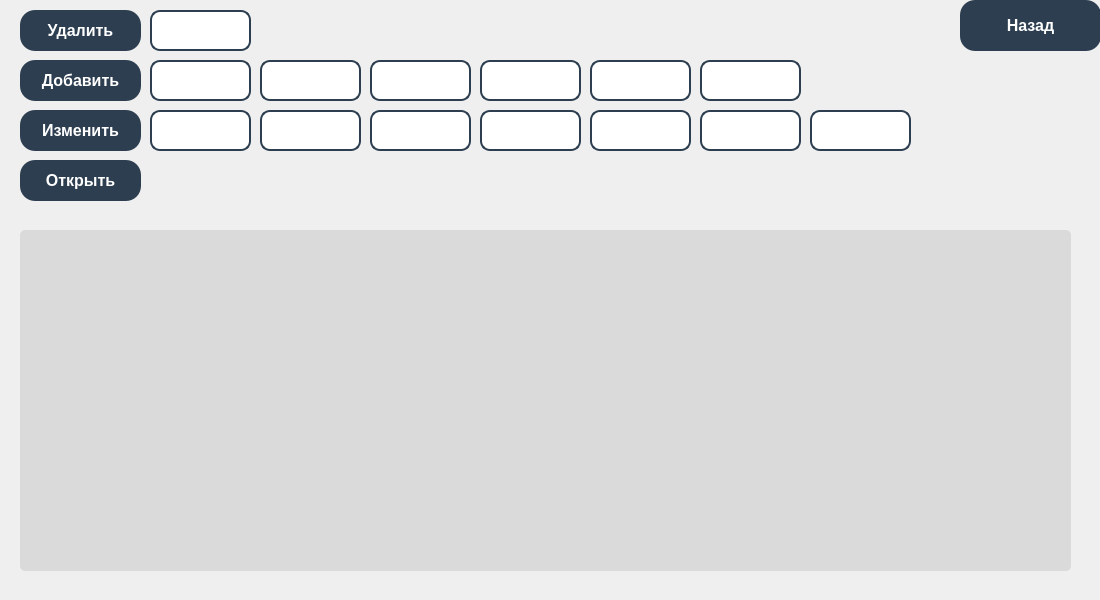
<?xml version="1.0" encoding="UTF-8"?>
<ui version="4.0">
 <class>MainWindow</class>
 <widget class="QMainWindow" name="MainWindow">
  <property name="geometry">
   <rect>
    <x>0</x>
    <y>0</y>
    <width>1100</width>
    <height>600</height>
   </rect>
  </property>
  <property name="minimumSize">
   <size>
    <width>1100</width>
    <height>600</height>
   </size>
  </property>
  <property name="maximumSize">
   <size>
    <width>1100</width>
    <height>600</height>
   </size>
  </property>
  <property name="sizeIncrement">
   <size>
    <width>1100</width>
    <height>600</height>
   </size>
  </property>
  <property name="baseSize">
   <size>
    <width>1100</width>
    <height>600</height>
   </size>
  </property>
  <property name="windowTitle">
   <string>drivers</string>
  </property>
  <property name="styleSheet">
   <string notr="true">/* Стили для фона */
QFrame#backgroundFrame {
    background-color: #f1f1f1;
}
font-family: &quot;Roboto&quot;, Arial, sans-serif;</string>
  </property>
  <widget class="QWidget" name="centralwidget">
   <widget class="QTableWidget" name="tableWidget">
    <property name="geometry">
     <rect>
      <x>20</x>
      <y>230</y>
      <width>1051</width>
      <height>341</height>
     </rect>
    </property>
    <property name="styleSheet">
     <string notr="true">background-color: rgb(218, 218, 218);
border-radius: 5px;</string>
    </property>
    <property name="dragEnabled">
     <bool>true</bool>
    </property>
   </widget>
   <widget class="QPushButton" name="Dell">
    <property name="geometry">
     <rect>
      <x>20</x>
      <y>10</y>
      <width>121</width>
      <height>41</height>
     </rect>
    </property>
    <property name="styleSheet">
     <string notr="true">/* Стили для обычной кнопки */
QPushButton {
    border: none;
    border-radius: 15px;
    padding: 10px 20px;
    font-size: 16px;
    font-weight: bold;
    color: white;
    background-color: #2c3e50;
}

/* Стили для кнопки при наведении */
QPushButton:hover {
    background-color: #34495e;
}

/* Стили для кнопки при нажатии */
QPushButton:pressed {
    background-color: #1f2b36;
}
</string>
    </property>
    <property name="text">
     <string>Удалить</string>
    </property>
   </widget>
   <widget class="QPushButton" name="Add">
    <property name="geometry">
     <rect>
      <x>20</x>
      <y>60</y>
      <width>121</width>
      <height>41</height>
     </rect>
    </property>
    <property name="styleSheet">
     <string notr="true">/* Стили для обычной кнопки */
QPushButton {
    border: none;
    border-radius: 15px;
    padding: 10px 20px;
    font-size: 16px;
    font-weight: bold;
    color: white;
    background-color: #2c3e50;
}

/* Стили для кнопки при наведении */
QPushButton:hover {
    background-color: #34495e;
}

/* Стили для кнопки при нажатии */
QPushButton:pressed {
    background-color: #1f2b36;
}
</string>
    </property>
    <property name="text">
     <string>Добавить</string>
    </property>
   </widget>
   <widget class="QPushButton" name="Change">
    <property name="geometry">
     <rect>
      <x>20</x>
      <y>110</y>
      <width>121</width>
      <height>41</height>
     </rect>
    </property>
    <property name="styleSheet">
     <string notr="true">/* Стили для обычной кнопки */
QPushButton {
    border: none;
    border-radius: 15px;
    padding: 10px 20px;
    font-size: 16px;
    font-weight: bold;
    color: white;
    background-color: #2c3e50;
}

/* Стили для кнопки при наведении */
QPushButton:hover {
    background-color: #34495e;
}

/* Стили для кнопки при нажатии */
QPushButton:pressed {
    background-color: #1f2b36;
}
</string>
    </property>
    <property name="text">
     <string>Изменить</string>
    </property>
   </widget>
   <widget class="QPushButton" name="Open">
    <property name="geometry">
     <rect>
      <x>20</x>
      <y>160</y>
      <width>121</width>
      <height>41</height>
     </rect>
    </property>
    <property name="styleSheet">
     <string notr="true">/* Стили для обычной кнопки */
QPushButton {
    border: none;
    border-radius: 15px;
    padding: 10px 20px;
    font-size: 16px;
    font-weight: bold;
    color: white;
    background-color: #2c3e50;
}

/* Стили для кнопки при наведении */
QPushButton:hover {
    background-color: #34495e;
}

/* Стили для кнопки при нажатии */
QPushButton:pressed {
    background-color: #1f2b36;
}
</string>
    </property>
    <property name="text">
     <string>Открыть</string>
    </property>
   </widget>
   <widget class="QPushButton" name="Back">
    <property name="geometry">
     <rect>
      <x>960</x>
      <y>0</y>
      <width>141</width>
      <height>51</height>
     </rect>
    </property>
    <property name="styleSheet">
     <string notr="true">/* Стили для обычной кнопки */
QPushButton {
    border: none;
    border-radius: 15px;
    padding: 10px 20px;
    font-size: 16px;
    font-weight: bold;
    color: white;
    background-color: #2c3e50;
}

/* Стили для кнопки при наведении */
QPushButton:hover {
    background-color: #34495e;
}

/* Стили для кнопки при нажатии */
QPushButton:pressed {
    background-color: #1f2b36;
}
</string>
    </property>
    <property name="text">
     <string>Назад</string>
    </property>
   </widget>
   <widget class="QLineEdit" name="DellLine">
    <property name="geometry">
     <rect>
      <x>150</x>
      <y>10</y>
      <width>101</width>
      <height>41</height>
     </rect>
    </property>
    <property name="styleSheet">
     <string notr="true">/* Стили для поля ввода */
QLineEdit {
    border: 2px solid #2c3e50;
    border-radius: 10px;
    padding: 8px;
    font-size: 13px;
    color: #2c3e50;
}

/* Стили для поля ввода при получении фокуса */
QLineEdit:focus {
    border-color: #34495e;
}
</string>
    </property>
    <property name="text">
     <string/>
    </property>
   </widget>
   <widget class="QLineEdit" name="AddLine">
    <property name="geometry">
     <rect>
      <x>150</x>
      <y>60</y>
      <width>101</width>
      <height>41</height>
     </rect>
    </property>
    <property name="styleSheet">
     <string notr="true">/* Стили для поля ввода */
QLineEdit {
    border: 2px solid #2c3e50;
    border-radius: 10px;
    padding: 8px;
    font-size: 13px;
    color: #2c3e50;
}

/* Стили для поля ввода при получении фокуса */
QLineEdit:focus {
    border-color: #34495e;
}
</string>
    </property>
   </widget>
   <widget class="QLineEdit" name="AddLine_1">
    <property name="geometry">
     <rect>
      <x>260</x>
      <y>60</y>
      <width>101</width>
      <height>41</height>
     </rect>
    </property>
    <property name="styleSheet">
     <string notr="true">/* Стили для поля ввода */
QLineEdit {
    border: 2px solid #2c3e50;
    border-radius: 10px;
    padding: 8px;
    font-size: 13px;
    color: #2c3e50;
}

/* Стили для поля ввода при получении фокуса */
QLineEdit:focus {
    border-color: #34495e;
}
</string>
    </property>
   </widget>
   <widget class="QLineEdit" name="AddLine_2">
    <property name="geometry">
     <rect>
      <x>370</x>
      <y>60</y>
      <width>101</width>
      <height>41</height>
     </rect>
    </property>
    <property name="styleSheet">
     <string notr="true">/* Стили для поля ввода */
QLineEdit {
    border: 2px solid #2c3e50;
    border-radius: 10px;
    padding: 8px;
    font-size: 13px;
    color: #2c3e50;
}

/* Стили для поля ввода при получении фокуса */
QLineEdit:focus {
    border-color: #34495e;
}
</string>
    </property>
   </widget>
   <widget class="QLineEdit" name="AddLine_3">
    <property name="geometry">
     <rect>
      <x>480</x>
      <y>60</y>
      <width>101</width>
      <height>41</height>
     </rect>
    </property>
    <property name="styleSheet">
     <string notr="true">/* Стили для поля ввода */
QLineEdit {
    border: 2px solid #2c3e50;
    border-radius: 10px;
    padding: 8px;
    font-size: 13px;
    color: #2c3e50;
}

/* Стили для поля ввода при получении фокуса */
QLineEdit:focus {
    border-color: #34495e;
}
</string>
    </property>
   </widget>
   <widget class="QLineEdit" name="ChangeLine_4">
    <property name="geometry">
     <rect>
      <x>590</x>
      <y>110</y>
      <width>101</width>
      <height>41</height>
     </rect>
    </property>
    <property name="styleSheet">
     <string notr="true">/* Стили для поля ввода */
QLineEdit {
    border: 2px solid #2c3e50;
    border-radius: 10px;
    padding: 8px;
    font-size: 13px;
    color: #2c3e50;
}

/* Стили для поля ввода при получении фокуса */
QLineEdit:focus {
    border-color: #34495e;
}
</string>
    </property>
   </widget>
   <widget class="QLineEdit" name="ChangeLine_1">
    <property name="geometry">
     <rect>
      <x>260</x>
      <y>110</y>
      <width>101</width>
      <height>41</height>
     </rect>
    </property>
    <property name="styleSheet">
     <string notr="true">/* Стили для поля ввода */
QLineEdit {
    border: 2px solid #2c3e50;
    border-radius: 10px;
    padding: 8px;
    font-size: 13px;
    color: #2c3e50;
}

/* Стили для поля ввода при получении фокуса */
QLineEdit:focus {
    border-color: #34495e;
}
</string>
    </property>
   </widget>
   <widget class="QLineEdit" name="ChangeLine_2">
    <property name="geometry">
     <rect>
      <x>370</x>
      <y>110</y>
      <width>101</width>
      <height>41</height>
     </rect>
    </property>
    <property name="styleSheet">
     <string notr="true">/* Стили для поля ввода */
QLineEdit {
    border: 2px solid #2c3e50;
    border-radius: 10px;
    padding: 8px;
    font-size: 13px;
    color: #2c3e50;
}

/* Стили для поля ввода при получении фокуса */
QLineEdit:focus {
    border-color: #34495e;
}
</string>
    </property>
   </widget>
   <widget class="QLineEdit" name="ChangeLine_3">
    <property name="geometry">
     <rect>
      <x>480</x>
      <y>110</y>
      <width>101</width>
      <height>41</height>
     </rect>
    </property>
    <property name="styleSheet">
     <string notr="true">/* Стили для поля ввода */
QLineEdit {
    border: 2px solid #2c3e50;
    border-radius: 10px;
    padding: 8px;
    font-size: 13px;
    color: #2c3e50;
}

/* Стили для поля ввода при получении фокуса */
QLineEdit:focus {
    border-color: #34495e;
}
</string>
    </property>
   </widget>
   <widget class="QLineEdit" name="ChangeLine">
    <property name="geometry">
     <rect>
      <x>150</x>
      <y>110</y>
      <width>101</width>
      <height>41</height>
     </rect>
    </property>
    <property name="styleSheet">
     <string notr="true">/* Стили для поля ввода */
QLineEdit {
    border: 2px solid #2c3e50;
    border-radius: 10px;
    padding: 8px;
    font-size: 13px;
    color: #2c3e50;
}

/* Стили для поля ввода при получении фокуса */
QLineEdit:focus {
    border-color: #34495e;
}
</string>
    </property>
   </widget>
   <widget class="QLineEdit" name="AddLine_4">
    <property name="geometry">
     <rect>
      <x>590</x>
      <y>60</y>
      <width>101</width>
      <height>41</height>
     </rect>
    </property>
    <property name="styleSheet">
     <string notr="true">/* Стили для поля ввода */
QLineEdit {
    border: 2px solid #2c3e50;
    border-radius: 10px;
    padding: 8px;
    font-size: 13px;
    color: #2c3e50;
}

/* Стили для поля ввода при получении фокуса */
QLineEdit:focus {
    border-color: #34495e;
}
</string>
    </property>
   </widget>
   <widget class="QLineEdit" name="AddLine_5">
    <property name="geometry">
     <rect>
      <x>700</x>
      <y>60</y>
      <width>101</width>
      <height>41</height>
     </rect>
    </property>
    <property name="styleSheet">
     <string notr="true">/* Стили для поля ввода */
QLineEdit {
    border: 2px solid #2c3e50;
    border-radius: 10px;
    padding: 8px;
    font-size: 13px;
    color: #2c3e50;
}

/* Стили для поля ввода при получении фокуса */
QLineEdit:focus {
    border-color: #34495e;
}
</string>
    </property>
   </widget>
   <widget class="QLineEdit" name="ChangeLine_5">
    <property name="geometry">
     <rect>
      <x>700</x>
      <y>110</y>
      <width>101</width>
      <height>41</height>
     </rect>
    </property>
    <property name="styleSheet">
     <string notr="true">/* Стили для поля ввода */
QLineEdit {
    border: 2px solid #2c3e50;
    border-radius: 10px;
    padding: 8px;
    font-size: 13px;
    color: #2c3e50;
}

/* Стили для поля ввода при получении фокуса */
QLineEdit:focus {
    border-color: #34495e;
}
</string>
    </property>
   </widget>
   <widget class="QLineEdit" name="ChangeLine_6">
    <property name="geometry">
     <rect>
      <x>810</x>
      <y>110</y>
      <width>101</width>
      <height>41</height>
     </rect>
    </property>
    <property name="styleSheet">
     <string notr="true">/* Стили для поля ввода */
QLineEdit {
    border: 2px solid #2c3e50;
    border-radius: 10px;
    padding: 8px;
    font-size: 13px;
    color: #2c3e50;
}

/* Стили для поля ввода при получении фокуса */
QLineEdit:focus {
    border-color: #34495e;
}
</string>
    </property>
   </widget>
  </widget>
 </widget>
 <resources/>
 <connections/>
</ui>
